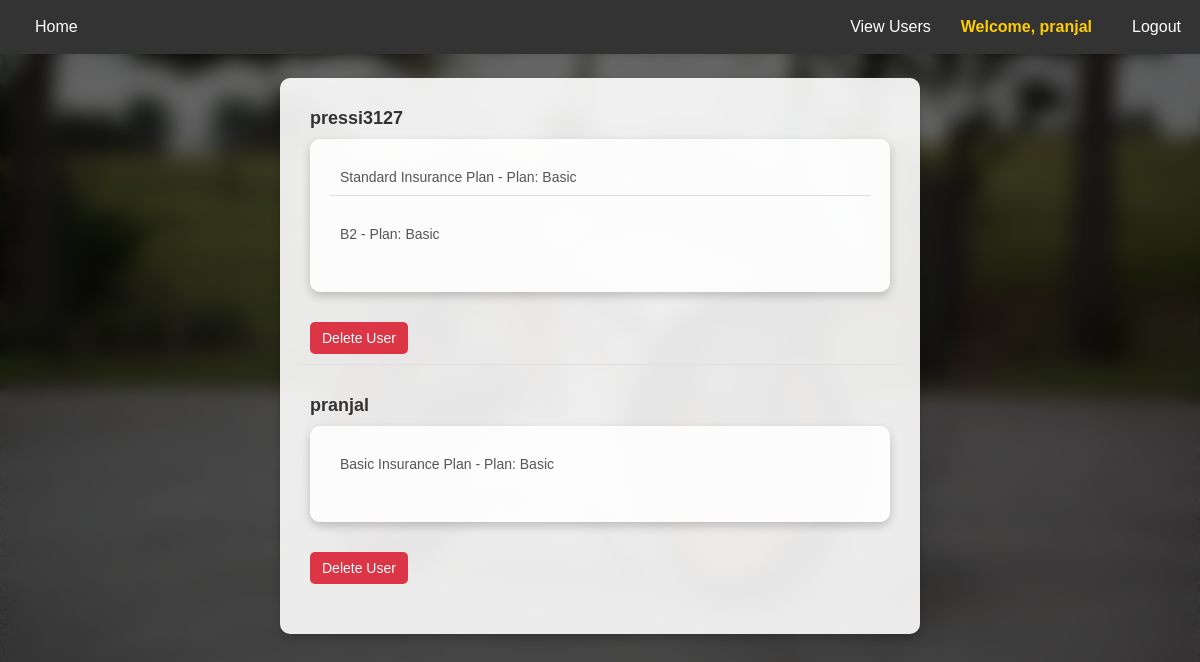
The app's page /view_all_users/ (signed in) with its own data.
### insurance/models.py (models this page shows, shortened)
class UserPolicy(models.Model):
    user = models.ForeignKey(User, on_delete=models.CASCADE)
    policy = models.ForeignKey(Policy, on_delete=models.CASCADE)
    plan = models.CharField(max_length=50, choices=[('Monthly', 'Monthly'), ('Annual', 'Annual')])
    start_date = models.DateField()
    end_date = models.DateField()
    created_at = models.DateTimeField(auto_now_add=True)
    updated_at = models.DateTimeField(auto_now=True)
    class Meta:
        unique_together = ('user', 'policy','plan')

class Policy(models.Model):
    name = models.CharField(max_length=255)
    description = models.TextField()
    price = models.DecimalField(max_digits=10, decimal_places=2)
    image = models.ImageField(upload_to='policy_images/', null=True, blank=True)
    additional_details = models.TextField(null=True, blank=True)
    default = models.BooleanField(default=False)  # This is the field we're referring to
    created_at = models.DateTimeField(auto_now_add=True)  # Optional, if you need to track creation time

### insurance/views.py (the view)
# urls.py: path('view_all_users/', views.view_all_users, name='view_all_users'),
@login_required
def view_all_users(request):
    if not request.user.is_staff:
        return redirect('home')  # Redirect if the user is not an admin
    users_with_policies = User.objects.all()  # Get all users
    user_policies = {}
    for user in users_with_policies:
        user_policies[user] = UserPolicy.objects.filter(user=user)  # Get policies for each user
    return render(request, 'insurance/view_all_users.html', {
        'user_policies': user_policies
    })

### insurance/templates/insurance/view_all_users.html (shortened to what this page needs)
{% load static %}
<!DOCTYPE html>
<html lang="en">
<head>
    <link rel="stylesheet" href="{% static 'insurance/view_all_users.css' %}">
</head>
<body style="background-image: url('{% static 'images/bike.jpeg' %}'); background-size: cover; background-position: center;">
    <nav>
        <a href="{% url 'home' %}">Home</a>
        <div class="nav-right">
            {% if user.is_authenticated %}
                {% if user.is_staff %}
                    <a href="{% url 'view_all_users' %}" class="button">View Users</a>
                {% endif %}
                <a href="{% url 'profile' %}" class="welcome-message">Welcome, {{ user.username }}</a>
                <a href="{% url 'logout' %}">Logout</a>
            {% else %}
                <a href="{% url 'login' %}">Login</a>
                <a href="{% url 'signup' %}">Register</a>
            {% endif %}
        </div>
    </nav>
    <h1>All Users and Their Policies</h1>
    {% if user_policies %}
        <ul>
            {% for user, policies in user_policies.items %}
                <li>
                    <strong>{{ user.username }}</strong>
                    <ul>
                        {% for policy in policies %}
                            <li>{{ policy.policy.name }} - Plan: {{ policy.plan }}</li>
                        {% empty %}
                            <li>No policies purchased.</li>
                        {% endfor %}
                    </ul>
                    <form method="POST" action="{% url 'delete_user' user.username %}" style="display:inline;">
                        <button type="submit" onclick="return confirm('Are you sure you want to delete this user?')">Delete User</button>
                    </form>
                </li>
            {% endfor %}
        </ul>
    {% else %}
        <p>No users found.</p>
    {% endif %}
</body>
</html>

### insurance/static/insurance/view_all_users.css (style rules this page uses)
body { margin: 0; padding: 0; font-family: Arial, sans-serif; background-size: cover; color: #333; }
body::before { content: ""; position: fixed; top: 0; left: 0; width: 100%; height: 100%; background: rgba(0, 0, 0, 0.6); backdrop-filter: blur(10px); z-index: -1; }
nav { background-color: #333; display: flex; justify-content: space-between; align-items: center; padding: 10px 20px; position: fixed; width: 98%; top: 0; z-index: 1000; box-shadow: 0 2px 5px rgba(0, 0, 0, 0.1); }
nav a { color: white; text-decoration: none; padding: 8px 15px; font-size: 16px; }
.nav-right { display: flex; align-items: center; }
.welcome-message { margin-right: 10px; color: #ffcc00; font-weight: bold; }
h1 { text-align: center; margin-top: 20px; color: #fff; text-shadow: 1px 1px 4px rgba(0, 0, 0, 0.7); }
ul { list-style-type: none; padding: 0; margin: 20px auto; max-width: 600px; background: rgba(255, 255, 255, 0.9); border-radius: 10px; box-shadow: 0 4px 10px rgba(0, 0, 0, 0.2); padding: 20px; }
ul > li { margin-bottom: 20px; padding: 10px; border-bottom: 1px solid #ddd; }
ul > li:last-child { border-bottom: none; }
ul > li > strong { font-size: 18px; color: #333; }
ul ul { margin-top: 10px; padding-left: 20px; }
ul ul li { font-size: 14px; color: #555; }
form button { margin-top: 10px; padding: 8px 12px; background: #dc3545; color: #fff; border: none; border-radius: 5px; font-size: 14px; cursor: pointer; transition: background-color 0.3s ease; }

### records on screen
UserPolicy: policy.name "Standard Insurance Plan", plan "Basic"
UserPolicy: policy.name "B2", plan "Basic"
UserPolicy: policy.name "Basic Insurance Plan", plan "Basic"

### other values on screen
{{ user.username }} "pranjal"
{{ user.username }} "pressi3127"
